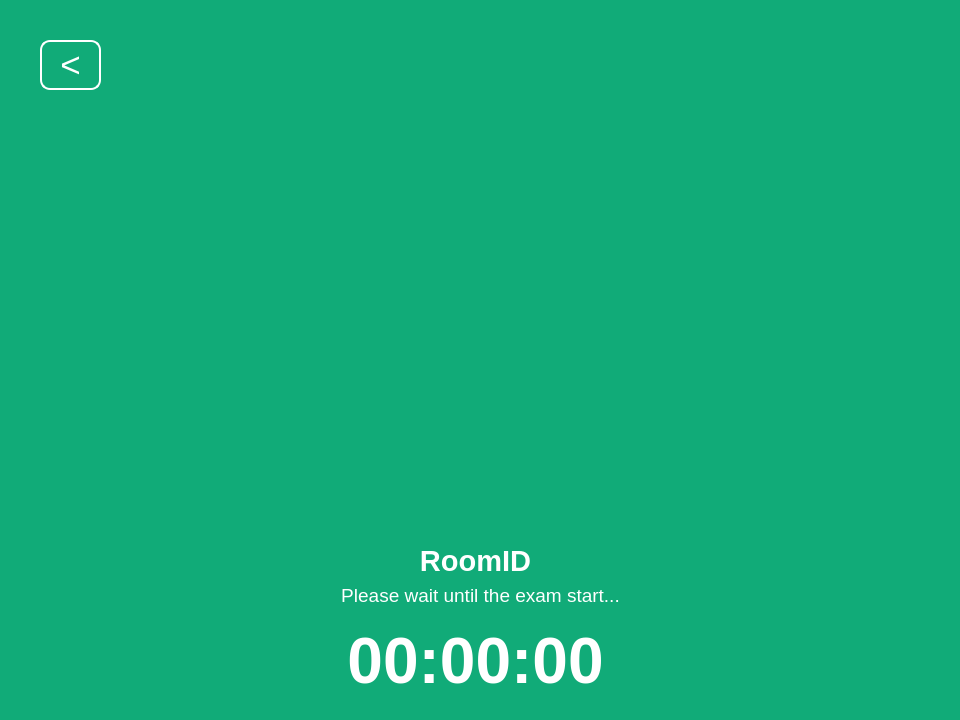
<?xml version="1.0" encoding="UTF-8"?>
<ui version="4.0">
 <class>Waiting</class>
 <widget class="QWidget" name="Waiting">
  <property name="geometry">
   <rect>
    <x>0</x>
    <y>0</y>
    <width>960</width>
    <height>720</height>
   </rect>
  </property>
  <property name="windowTitle">
   <string>Form</string>
  </property>
  <property name="styleSheet">
   <string notr="true">background-color: rgb(17, 171, 120);
color: white;</string>
  </property>
  <widget class="QLabel" name="waitingGif">
   <property name="geometry">
    <rect>
     <x>70</x>
     <y>0</y>
     <width>800</width>
     <height>600</height>
    </rect>
   </property>
   <property name="text">
    <string/>
   </property>
   <property name="scaledContents">
    <bool>true</bool>
   </property>
  </widget>
  <widget class="QPushButton" name="outNav">
   <property name="geometry">
    <rect>
     <x>40</x>
     <y>40</y>
     <width>61</width>
     <height>50</height>
    </rect>
   </property>
   <property name="font">
    <font>
     <pointsize>26</pointsize>
     <bold>false</bold>
    </font>
   </property>
   <property name="cursor">
    <cursorShape>PointingHandCursor</cursorShape>
   </property>
   <property name="layoutDirection">
    <enum>Qt::RightToLeft</enum>
   </property>
   <property name="styleSheet">
    <string notr="true">QPushButton{
border-radius: 10px;
border: 2px solid white;
background-color: transparent;
color: white;
}


QPushButton:hover {
	background-color: white;
color:  rgb(42, 74, 74);
}

QPushButton:pressed {
	background-color: #f0f0f0;
}</string>
   </property>
   <property name="text">
    <string>&lt;</string>
   </property>
   <property name="iconSize">
    <size>
     <width>28</width>
     <height>28</height>
    </size>
   </property>
  </widget>
  <widget class="QLabel" name="time">
   <property name="geometry">
    <rect>
     <x>340</x>
     <y>620</y>
     <width>271</width>
     <height>81</height>
    </rect>
   </property>
   <property name="font">
    <font>
     <pointsize>48</pointsize>
     <bold>true</bold>
    </font>
   </property>
   <property name="text">
    <string>00:00:00</string>
   </property>
   <property name="alignment">
    <set>Qt::AlignCenter</set>
   </property>
  </widget>
  <widget class="QLabel" name="roomId">
   <property name="geometry">
    <rect>
     <x>260</x>
     <y>540</y>
     <width>431</width>
     <height>41</height>
    </rect>
   </property>
   <property name="font">
    <font>
     <pointsize>22</pointsize>
     <bold>true</bold>
    </font>
   </property>
   <property name="styleSheet">
    <string notr="true">background-color: transparent;</string>
   </property>
   <property name="text">
    <string>RoomID</string>
   </property>
   <property name="alignment">
    <set>Qt::AlignCenter</set>
   </property>
  </widget>
  <widget class="QLabel" name="info">
   <property name="geometry">
    <rect>
     <x>150</x>
     <y>580</y>
     <width>661</width>
     <height>31</height>
    </rect>
   </property>
   <property name="font">
    <font>
     <pointsize>14</pointsize>
    </font>
   </property>
   <property name="text">
    <string>Please wait until the exam start...</string>
   </property>
   <property name="alignment">
    <set>Qt::AlignCenter</set>
   </property>
  </widget>
 </widget>
 <resources/>
 <connections/>
</ui>
